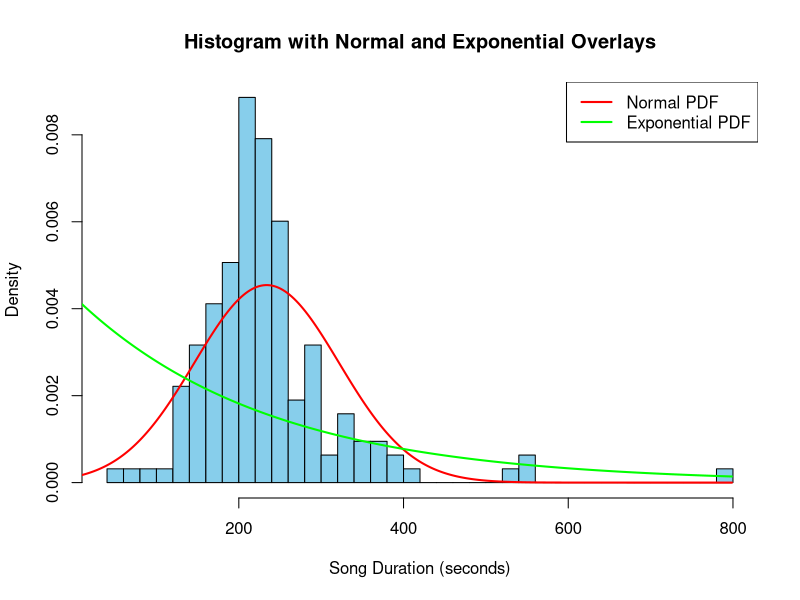

R code for this plot:
df <- read.csv("ds4420_spotify.csv") 
durations <- df$duration_s           

# Fit Normal(µ, σ)
mu_hat <- mean(durations)
sigma_hat <- sd(durations)

# Fit Exponential(θ) by MLE
theta_hat <- mean(durations)

cat("Normal MLE Estimates: mu =", mu_hat, ", sigma =", sigma_hat, "\n")
cat("Exponential MLE Estimate: theta =", theta_hat, "\n")

# Create histogram and overlay both distributions
hist(durations,
     freq = FALSE,                    
     breaks = "FD",                    
     col = "skyblue",
     border = "black",
     main = "Histogram with Normal and Exponential Overlays",
     xlab = "Song Duration (seconds)")

# Create a grid of x-values for plotting the pdf curves
x_vals <- seq(0, max(durations), length.out = 300)

# Normal pdf
pdf_norm <- dnorm(x_vals, mean = mu_hat, sd = sigma_hat)
lines(x_vals, pdf_norm, col = "red", lwd = 2)

# Exponential pdf
pdf_exp <- dexp(x_vals, rate = 1/theta_hat)
lines(x_vals, pdf_exp, col = "green", lwd = 2)

legend("topright",
       legend = c("Normal PDF", "Exponential PDF"),
       col = c("red", "green"),
       lwd = 2)
# Discussion
# Visual Fit: Neither the normal nor the exponential curve perfectly matches 
# the histogram. The normal at least peaks near ~200 seconds, while the 
# exponential over‐predicts very short songs.     

# Intuition (from parts 4(a) & 5(a)): This confirms our earlier reasoning 
# that neither distribution is ideal—exponential ignores typical song 
# structure, and normal fails to account for the positive skew and 
# zero‐lower‐bound.      

# Probability Comparison: The distributions give notably different values. 
# For example, P(X > 4) is about 0.36 (exponential) vs. 0.47 (normal), 
# and P(X < 1 ) is about 0.23 vs. 0.02, illustrating how each model 
# handles the tails differently.  

# Suitability: Neither model is very effective for song durations; a skewed, 
# positive distribution (like lognormal or gamma) typically fits better.
